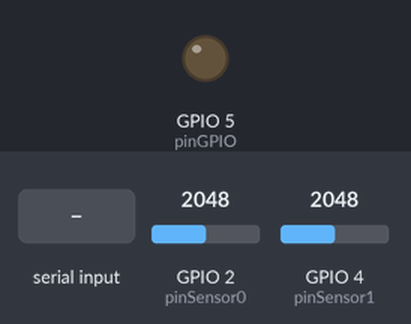
Recording of a sketch running on a simulated ESP32. Parts: output pins drawn as LEDs (lit = HIGH). Inputs (shaded band) come from the test bench; at power-on: GPIO 2 (pinSensor0) = 2048, GPIO 4 (pinSensor1) = 2048. What the sketch prints to the serial monitor is not drawn.

Above: at 2.8 s.
2.9 s: "a" received over Serial
At 3.6 s:
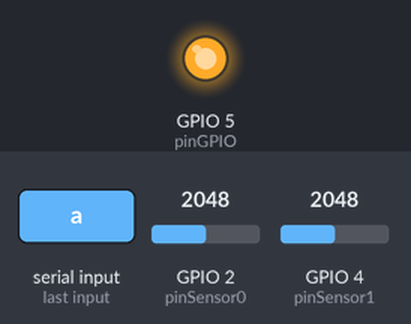
4.5 s: "s" received over Serial
At 5.6 s:
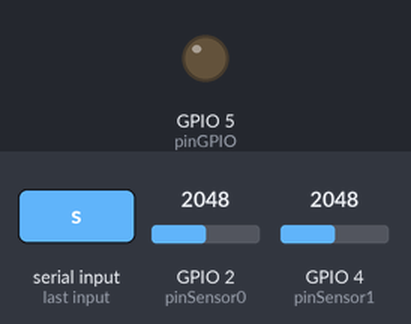
Timing chart, 0 to 7.5 s (numbered marks = the images above; inputs shaded):
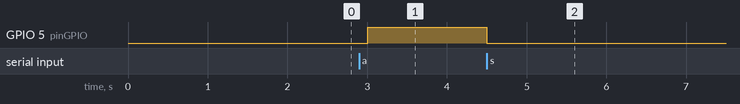

The sketch:

esp32_poc_serial_adc.ino
```cpp
/**
 * @file esp32_poc_serial_adc.ino
 *
 * @brief Read two analog values and control one GPIO from serial communication.
 *
 * @ingroup noPackageYet
 * (Note: this needs exactly one @defgroup somewhere)
 *
 * @author Leo Medus
 *
 * Details:
 *  [setup] - ESP-32 Dev Kit C V2
 *          - The circuit: No external hardware needed
 *
 * Date: 21/01/2020 (dd/mm/yyyy)
 *
 */

#define ADC_UPPER_LIMIT 4095
#define OFF 0
#define ON 1


const int pinSensor0 = 2;
const int pinSensor1 = 4;
const int pinGPIO = 5;

int firstSensor = 0;    // first analog sensor
int secondSensor = 0;   // second analog sensor
int inByte = 0;         // incoming serial byte

char *gpioStatus[] = {"OFF", "ON"};
int gpioValue;

float firstSensor_mapped;
float secondSensor_mapped;

void setup() {
    // start serial port at 9600 bps and wait for port to open:
    Serial.begin(115200);
    while (!Serial) {
        ; // wait for serial port to connect. Needed for native USB port only
    }

    pinMode(pinGPIO, OUTPUT);   // digital sensor is on digital pin 2

    Serial.println("PoC: serial comunication [ESP32]");
    Serial.println("--------------------------------");
    Serial.println("Send 'a' to turn on");
    Serial.println("Send 's' to turn off");

    waiting_connection();  // send a byte to establish contact until receiver responds
}

void loop() {
    // if we get a valid byte, read analog ins:
    if (Serial.available() > 0) {
        // get incoming byte:
        inByte = Serial.read();

        // read first analog input:
        firstSensor = analogRead(pinSensor0);
        firstSensor_mapped = map(firstSensor, 0, ADC_UPPER_LIMIT, 0, 100);
        // read second analog input:
        secondSensor = analogRead(pinSensor1);
        secondSensor_mapped = map(secondSensor, 0, ADC_UPPER_LIMIT, 0, 100);

        // // read switch, map it to 0 or 255
        // gpioStatus = map(digitalRead(2), 0, 1, 0, 255);

        if(inByte == 'a')
        {
            digitalWrite(pinGPIO, HIGH);
            gpioValue = ON;
        }
        else if(inByte == 's')
        {
            digitalWrite(pinGPIO, LOW);
            gpioValue = OFF;
        }

        // send sensor values:
        Serial.print("Sensor values: ");
        Serial.print(firstSensor_mapped);
        Serial.print("% ,");
        Serial.print(secondSensor_mapped);
        Serial.print("% , ");
        Serial.println(gpioStatus[gpioValue]);
    }
}

void waiting_connection() {
    Serial.print("waiting input data from serial port");   // send an initial string
    while (Serial.available() <= 0) {
        Serial.print(".");
        delay(1000);
    }
    Serial.println();
}
```

Measured:
- after the input at 2.9 s, GPIO 5 (pinGPIO): LOW → HIGH after 0.11 s
- after the input at 4.5 s, GPIO 5 (pinGPIO): HIGH → LOW at once
